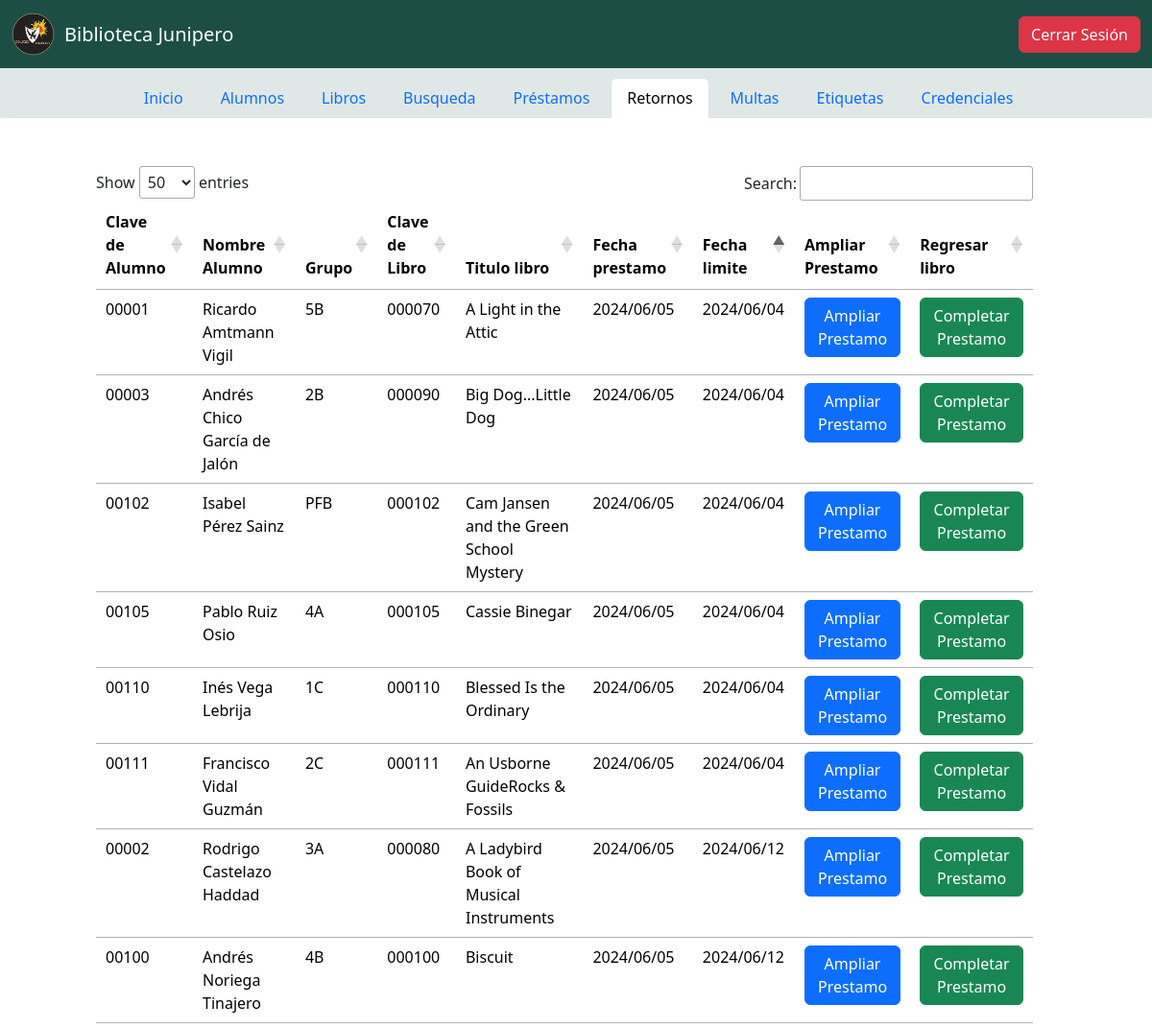
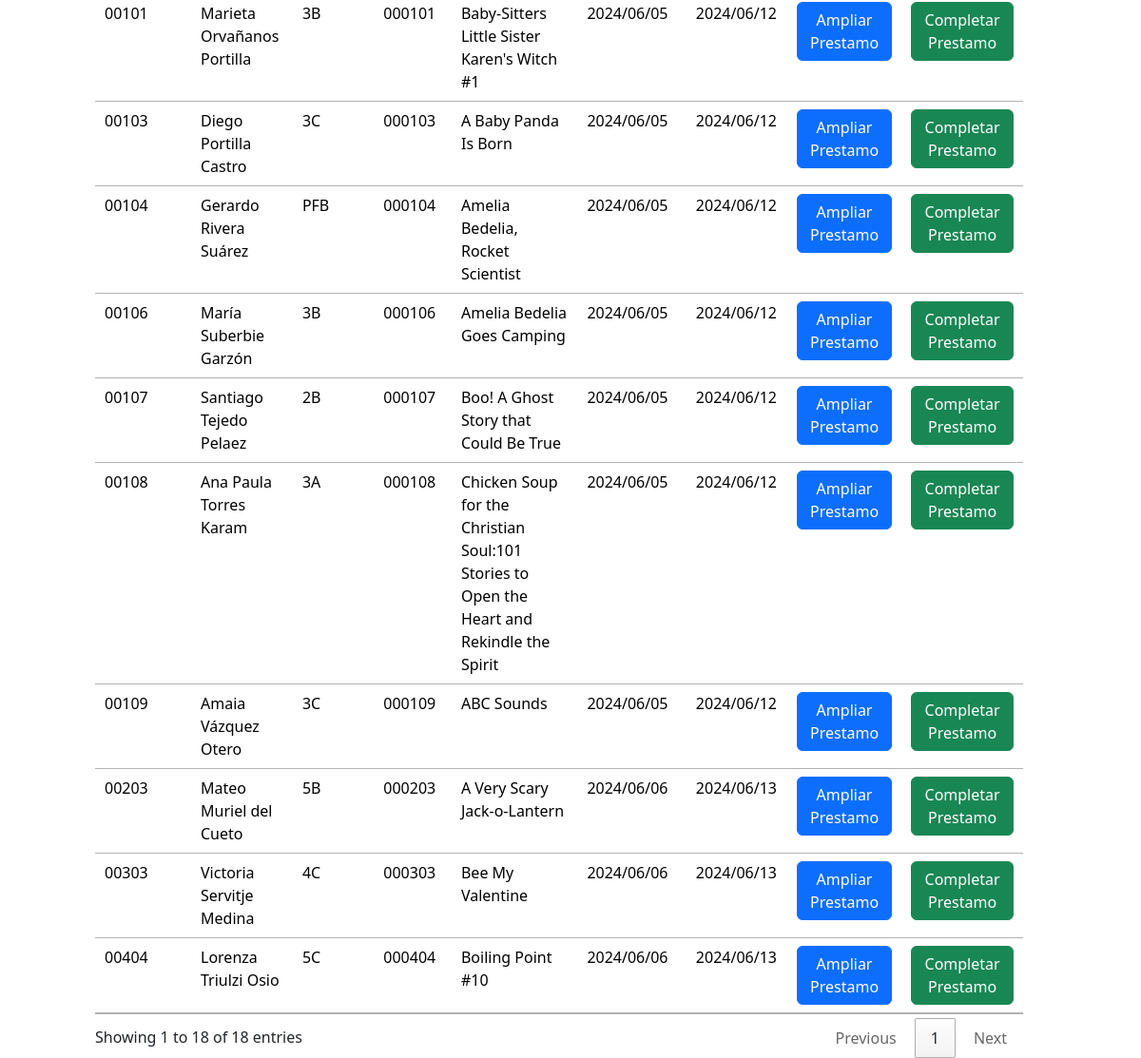
Page /retorno (signed in) on the committed database (2 pictures, top to bottom).
### biblio_app/models.py (models this page shows, shortened)
class Prestamo(models.Model):
    clave_alumno = models.ForeignKey('Alumno', on_delete=models.CASCADE)
    clave_copia = models.ForeignKey('Copia', on_delete=models.CASCADE)
    activo = models.BooleanField(default=True)
    regreso = models.DateField(null=True)  # Campo que acepta fecha (día, mes y año)
    fecha_regreso = models.DateField(null=True,blank=True)  # Campo que acepta fecha (día, mes y año)
    fecha_creacion = models.DateField(null=True,blank=True) # Capo de la fecha que se crea el prestamo

class Alumno(models.Model):
    clave = models.AutoField(primary_key=True)
    nombre = models.CharField(max_length=50)
    apellido = models.CharField(max_length=50)
    grupo = models.IntegerField()
    clase = models.CharField(max_length=10, null=True, blank=True)
    sacalibro = models.BooleanField(default=False)
    def __str__(self):
        return f"{self.nombre} {self.apellido} "

class Copia(models.Model):
    clavecopia = models.AutoField(primary_key=True)  # Autogenerar un entero para la clave de copia
    codigolibro = models.ForeignKey(Libro, on_delete=models.CASCADE)  # Llave foránea de Libro
    disponible = models.BooleanField(default=True)
    clavealumno = models.ForeignKey('Alumno', null=True, blank=True, on_delete=models.SET_NULL)

class Libro(models.Model):
    codigolibro = models.AutoField(primary_key=True)  # Autogenerar un entero para el código del libro
    titulo = models.CharField(max_length=128)
    autor = models.CharField(max_length=240)
    ilustrador = models.CharField(max_length=100, null=True, blank=True)
    fechapublicacion = models.IntegerField(null=True, blank=True)
    editorial = models.CharField(max_length=100)
    numerotomo = models.CharField(max_length=100, null=True, blank=True)
    caracteristicasespeciales = models.TextField(null=True, blank=True)
    dewy = models.CharField(max_length=45, null=True, blank=True)  # Cambio de nombre a 'dewy'
    item = models.CharField(max_length=45, null=True, blank=True)  # Cambio de nombre a 'dewy'
    publicodirigido = models.CharField(max_length=45, null=True, blank=True)
    palabrasclave = models.TextField(null=True, blank=True)

### biblio_app/views.py (the view)
# urls.py: path('retorno', retornos),
def retornos(request):
    query = request.GET.get('q')
    if query:
        if query.isdigit():
            query = str(int(query))
        prestamo = Prestamo.objects.filter(
            Q(clave_alumno__clave__icontains=query) |
            Q(clave_copia__clave__icontains=query) &
            Q(activo=True)
        ).distinct()
    else:
        prestamo = Prestamo.objects.filter(activo=True)
    return render(request,"retorno.html",context={"current_tab": "retorno", "prestamo": prestamo})

### biblio_app/templates/retorno.html (shortened to what this page needs)
<!DOCTYPE html>
 {% extends "index.html" %}
 {% load static %}
 {% block main_content %}
 <div class="col-md-10 mx-auto my-auto">
    <div class="row">
        <div class="row" style="margin-top: 50px;">
            <div class="container" style="overflow-y:fill;">
                <table class="table table-hover">
                    <thead>
                      <tr>
                        <th>Clave de Alumno</th>
                        <th>Nombre Alumno</th>
                        <th>Grupo</th>
                        <th>Clave de Libro</th>
                        <th>Titulo libro</th>
                        <th>Fecha prestamo</th>
                        <th>Fecha limite</th>
                        <th>Ampliar Prestamo</th>
                        <th>Regresar libro</th>
                      </tr>
                    </thead>
                    <tbody>
                      {% for prestamo in prestamo %}
                      <tr>
                        <td>{{ prestamo.clave_alumno.clave|stringformat:"05d" }}</td>
                        <td>{{ prestamo.clave_alumno }}   </td>
                        <td>
                            {% if prestamo.clave_alumno.grupo == 0 %}
                                PF{{prestamo.clave_alumno.clase}}
                            {% else %}
                                {{ prestamo.clave_alumno.grupo }}{{prestamo.clave_alumno.clase}}
                            {% endif %}
                        </td>
                        <td>{{ prestamo.clave_copia.clavecopia|stringformat:"06d" }}</td>
                        <td>{{ prestamo.clave_copia.codigolibro.titulo }}</td>
                        <td>{% if prestamo.fecha_creacion  %} {{ prestamo.fecha_creacion|date:"Y/m/d" }} {%endif%}</td>
                        <td>{{ prestamo.regreso|date:"Y/m/d" }}</td>
                        <td>
                            <a href="#" class="btn btn-primary" onclick="ampliarPrestamo('{{ prestamo.pk }}')">
                                Ampliar Prestamo
                            </a>
                        </td>
                        <td>
                            <a href="#" class="btn btn-success" onclick="completarPrestamo('{{ prestamo.pk }}')">
                                Completar Prestamo
                            </a>
                        </td>
                    </tr>
                      {% endfor %}
                    </tbody>
                  </table>
            </div>
        </div>
    </div>
</div>
</body>
 {% endblock %}

### rows in the picture
Prestamo: clave_alumno.clave "00001", clave_alumno "Ricardo Amtmann Vigil", clave_alumno.grupo "5", clave_alumno.clase "B", clave_copia.clavecopia "000070", clave_copia.codigolibro.titulo "A Light in the Attic", fecha_creacion "2024/06/05", regreso "2024/06/04"
Prestamo: clave_alumno.clave "00002", clave_alumno "Rodrigo Castelazo Haddad", clave_alumno.grupo "3", clave_alumno.clase "A", clave_copia.clavecopia "000080", clave_copia.codigolibro.titulo "A Ladybird Book of Musical Instruments", fecha_creacion "2024/06/05", regreso "2024/06/12"
Prestamo: clave_alumno.clave "00003", clave_alumno "Andrés Chico García de Jalón", clave_alumno.grupo "2", clave_alumno.clase "B", clave_copia.clavecopia "000090", clave_copia.codigolibro.titulo "Big Dog...Little Dog", fecha_creacion "2024/06/05", regreso "2024/06/04"
Prestamo: clave_alumno.clave "00100", clave_alumno "Andrés Noriega Tinajero", clave_alumno.grupo "4", clave_alumno.clase "B", clave_copia.clavecopia "000100", clave_copia.codigolibro.titulo "Biscuit", fecha_creacion "2024/06/05", regreso "2024/06/12"
Prestamo: clave_alumno.clave "00101", clave_alumno "Marieta Orvañanos Portilla", clave_alumno.grupo "3", clave_alumno.clase "B", clave_copia.clavecopia "000101", clave_copia.codigolibro.titulo "Baby-Sitters Little Sister Karen's Witch #1", fecha_creacion "2024/06/05", regreso "2024/06/12"
Prestamo: clave_alumno.clave "00102", clave_alumno "Isabel Pérez Sainz", clave_alumno.clase "B", clave_copia.clavecopia "000102", clave_copia.codigolibro.titulo "Cam Jansen and the Green School Mystery", fecha_creacion "2024/06/05", regreso "2024/06/04"
Prestamo: clave_alumno.clave "00103", clave_alumno "Diego Portilla Castro", clave_alumno.grupo "3", clave_alumno.clase "C", clave_copia.clavecopia "000103", clave_copia.codigolibro.titulo "A Baby Panda Is Born", fecha_creacion "2024/06/05", regreso "2024/06/12"
Prestamo: clave_alumno.clave "00104", clave_alumno "Gerardo Rivera Suárez", clave_alumno.clase "B", clave_copia.clavecopia "000104", clave_copia.codigolibro.titulo "Amelia Bedelia, Rocket Scientist", fecha_creacion "2024/06/05", regreso "2024/06/12"
Prestamo: clave_alumno.clave "00105", clave_alumno "Pablo Ruiz Osio", clave_alumno.grupo "4", clave_alumno.clase "A", clave_copia.clavecopia "000105", clave_copia.codigolibro.titulo "Cassie Binegar", fecha_creacion "2024/06/05", regreso "2024/06/04"
Prestamo: clave_alumno.clave "00106", clave_alumno "María Suberbie Garzón", clave_alumno.grupo "3", clave_alumno.clase "B", clave_copia.clavecopia "000106", clave_copia.codigolibro.titulo "Amelia Bedelia Goes Camping", fecha_creacion "2024/06/05", regreso "2024/06/12"
Prestamo: clave_alumno.clave "00107", clave_alumno "Santiago Tejedo Pelaez", clave_alumno.grupo "2", clave_alumno.clase "B", clave_copia.clavecopia "000107", clave_copia.codigolibro.titulo "Boo! A Ghost Story that Could Be True", fecha_creacion "2024/06/05", regreso "2024/06/12"
Prestamo: clave_alumno.clave "00108", clave_alumno "Ana Paula Torres Karam", clave_alumno.grupo "3", clave_alumno.clase "A", clave_copia.clavecopia "000108", clave_copia.codigolibro.titulo "Chicken Soup for the Christian Soul:101 Stories to Open the Heart and Rekindle the Spirit", fecha_creacion "2024/06/05", regreso "2024/06/12"
Prestamo: clave_alumno.clave "00109", clave_alumno "Amaia Vázquez Otero", clave_alumno.grupo "3", clave_alumno.clase "C", clave_copia.clavecopia "000109", clave_copia.codigolibro.titulo "ABC Sounds", fecha_creacion "2024/06/05", regreso "2024/06/12"
Prestamo: clave_alumno.clave "00110", clave_alumno "Inés Vega Lebrija", clave_alumno.grupo "1", clave_alumno.clase "C", clave_copia.clavecopia "000110", clave_copia.codigolibro.titulo "Blessed Is the Ordinary", fecha_creacion "2024/06/05", regreso "2024/06/04"
Prestamo: clave_alumno.clave "00111", clave_alumno "Francisco Vidal Guzmán", clave_alumno.grupo "2", clave_alumno.clase "C", clave_copia.clavecopia "000111", clave_copia.codigolibro.titulo "An Usborne GuideRocks & Fossils", fecha_creacion "2024/06/05", regreso "2024/06/04"
Prestamo: clave_alumno.clave "00203", clave_alumno "Mateo Muriel del Cueto", clave_alumno.grupo "5", clave_alumno.clase "B", clave_copia.clavecopia "000203", clave_copia.codigolibro.titulo "A Very Scary Jack-o-Lantern", fecha_creacion "2024/06/06", regreso "2024/06/13"
Prestamo: clave_alumno.clave "00303", clave_alumno "Victoria Servitje Medina", clave_alumno.grupo "4", clave_alumno.clase "C", clave_copia.clavecopia "000303", clave_copia.codigolibro.titulo "Bee My Valentine", fecha_creacion "2024/06/06", regreso "2024/06/13"
Prestamo: clave_alumno.clave "00404", clave_alumno "Lorenza Triulzi Osio", clave_alumno.grupo "5", clave_alumno.clase "C", clave_copia.clavecopia "000404", clave_copia.codigolibro.titulo "Boiling Point #10", fecha_creacion "2024/06/06", regreso "2024/06/13"
